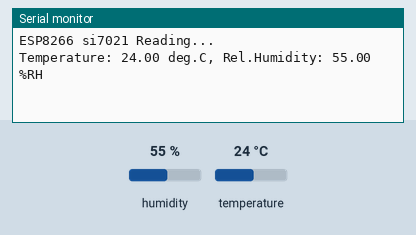
Simulated run of this sketch. Board: ESP8266 (NodeMCU). Parts: the last lines printed to the serial monitor. Wiring (inferred from the names in the program): HTU21/Si7021 sensor at I2C address 0x40. The test bench sets the inputs (shaded band); at power-on: humidity 55 %, temperature 24 °C.

Above: at 1.7 s.
1.8 s: humidity set to 22 %
At 3.1 s:
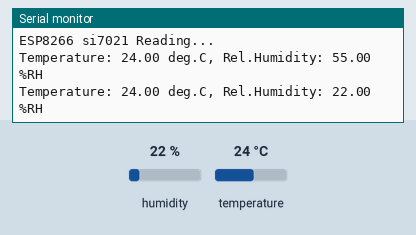
3.3 s: temperature set to 12 °C
At 4.2 s:
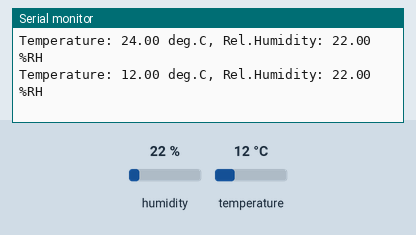
4.8 s: humidity set to 40 %
At 6.4 s:
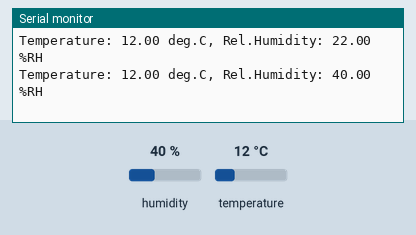
Timing chart, 0 to 7.9 s (numbered marks = the images above; inputs shaded):
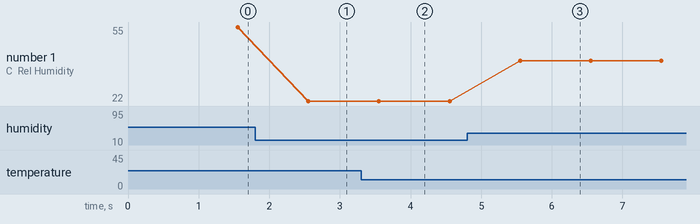

The sketch:

esp8266_si7021_demo.ino
```cpp
////////////////////////////////////////////////////////////////////////////////
// Author: RSP
// IoT Engineering Education, KMUTNB
// Date: 2017-04-20
////////////////////////////////////////////////////////////////////////////////

#include "SI7021.h"

SI7021  si7021( 2 /* gpio2=d4 sda */, 0 /* gpio0=d3 scl */, 0x40 );

// global variables
uint32_t ts;
char sbuf[64];

void setup() {
   Serial.begin( 115200 );
   Serial.println( F("\n\n\n\n") );

   Serial.println( F("ESP8266 si7021 Reading...\r\n") );
   si7021.begin();
   delay(500);
   ts = millis();
}

int32_t temp, humid;

void loop() {
   if ( millis() - ts >= 1000 ) {
       ts = millis();
       if ( si7021.readMeasurement() ) {
           temp = (int32_t)(100*si7021.getTemperature());
           humid = (int32_t)(100*si7021.getHumidity());
           sprintf( sbuf, "Temperature: %d.%02d deg.C, ", temp/100, temp%100 );
           Serial.print( sbuf );
           sprintf( sbuf, "Rel.Humidity: %d.%02d %%RH", humid/100, humid%100 );
           Serial.println( sbuf );
       } else {
          Serial.println( "Sensor reading failed!!!\r\n" );
       }
   }
}

////////////////////////////////////////////////////////////////////////////////
```

SI7021.h
```cpp
////////////////////////////////////////////////////////////////////////////////
// Author: RSP
// IoT Engineering Education, KMUTNB
// Date: 2017-04-20
////////////////////////////////////////////////////////////////////////////////

#ifndef __SI7021_H
#define __SI7021_H

#include <Wire.h>

#define SI7021_MEASTEMP_NOHOLD_CMD     (0xF3)
#define SI7021_MEASRH_NOHOLD_CMD       (0xF5)
#define SI7021_RESET_CMD               (0xFE)
#define SI7021_READ_USER_REG           (0xE7)

#define SI7021_I2C_ADDR                (0x40)

class SI7021 {

  public:
    SI7021( uint8_t sda, uint8_t scl, uint8_t addr = SI7021_I2C_ADDR ) {
        _addr = addr;
        _sda  = sda;
        _scl  = scl;
        _temp  = 0.0f;
        _humid = 0.0f;
        _data_valid = false;
    }

    void begin() {
        Wire.begin( _sda, _scl );
        Wire.setClock( 400000 );
    }

    uint16_t readRaw( uint8_t cmd ) {
        uint16_t value = 0;

        _data_valid = false;
        // Start I2C Transmission
        Wire.beginTransmission( _addr );
        Wire.write( cmd );
        // Stop I2C transmission
        Wire.endTransmission();
        delay(25);

        // Request 3 bytes of data
        Wire.requestFrom( (int) _addr, (int) 3 ); // request 3 bytes

        if ( Wire.available() == 3 ) {
            _data[0] = Wire.read(); // (MSB)
            _data[1] = Wire.read(); // (LSB)
            _data[2] = Wire.read(); // (CRC8)
            Wire.endTransmission();
            if ( CRC8(_data, 2) == _data[2] ) {
               _data_valid = true;
               value = _data[0];
               value = (value << 8) | _data[1];
            }
        }
        return value;
    }

    bool readMeasurement( ) {
        uint16_t value;

        value = readRaw( SI7021_MEASTEMP_NOHOLD_CMD );
        if ( value != 0 && _data_valid ) {
           _temp = value;
           _temp *= 175.72f;
           _temp /= 65536;
           _temp -= 46.85f;
        } else {
            return false;
        }

        value = readRaw( SI7021_MEASRH_NOHOLD_CMD );
        if ( value != 0 && _data_valid ) {
           _humid  = value;
           _humid *= 125;
           _humid /= 65536;
           _humid -= 6;
        } else {
           return false;
        }
        return true;
    }

    boolean isValid() { return _data_valid; }
    float getTemperature() { return _temp; }
    float getHumidity() { return _humid; }

  protected:

    uint8_t CRC8( const uint8_t *data, uint8_t len ) {
       uint8_t crc = 0x00;
       int i, j;
       for ( i=0; i < len; ++i ) {
            crc ^= data[i];
            for ( j=8; j > 0; --j) {
                if ( crc & 0x80 ) {
                    crc = (crc << 1) ^ 0x131;
                } else {
                   crc = (crc << 1);
               }
            }
       }
       return crc;
   }

  private:
     uint8_t _sda, _scl, _addr;
     uint8_t _data[3];
     float _temp, _humid;
     boolean _data_valid;
};

#endif
////////////////////////////////////////////////////////////////////////////////
```

Measured:
- after the input at 1.8 s, the serial monitor: prints a new line after 0.75 s (image 1)
- after the input at 3.3 s, the serial monitor: prints a new line after 0.25 s (image 2)
- after the input at 4.8 s, the serial monitor: prints a new line after 0.75 s (image 3)
- plotted number 1: 55 → 22 after the input at 1.8 s, 22 → 40 after the input at 4.8 s
